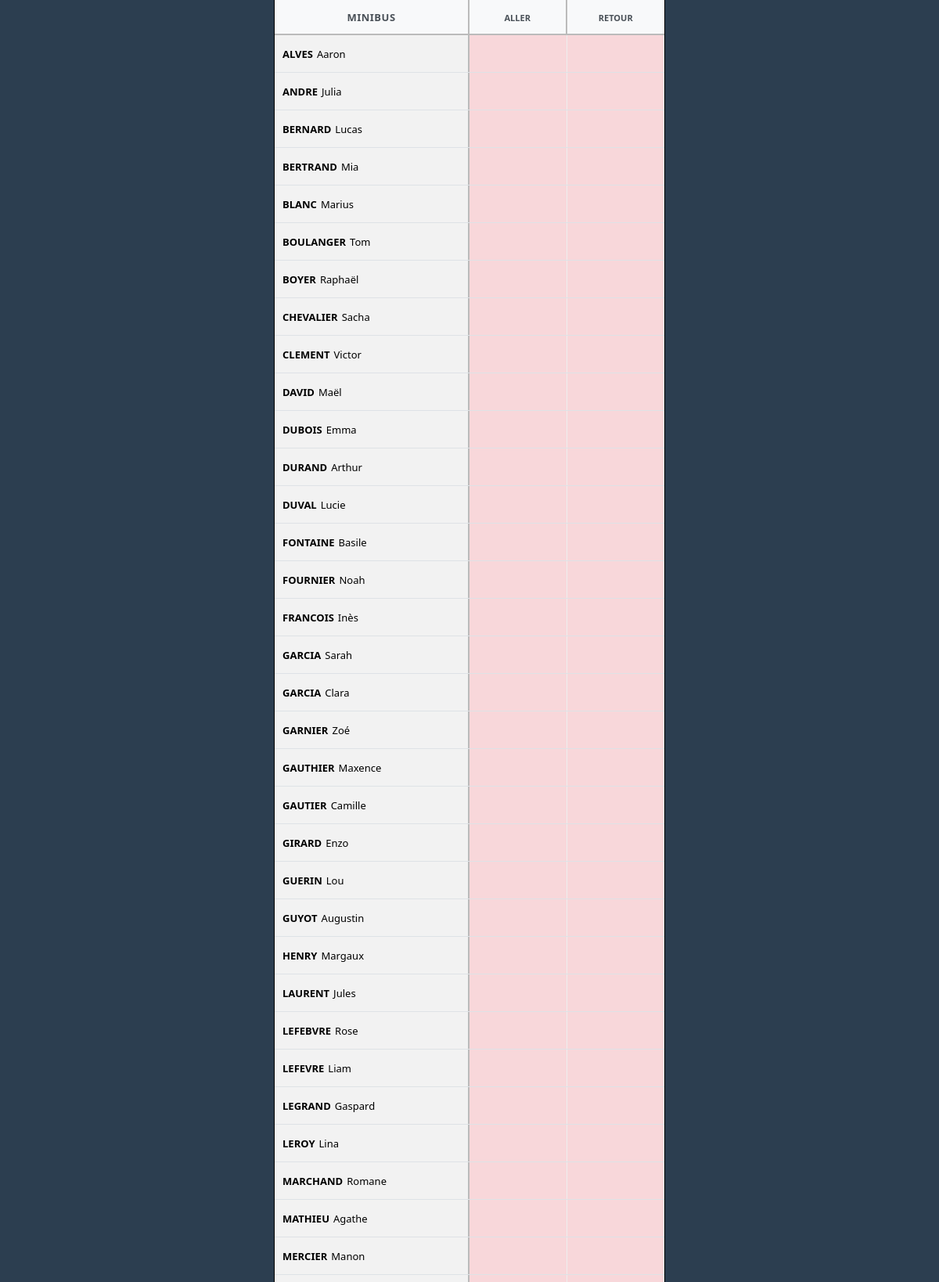
Page /bus/minibus (upper part) on the committed database.
### tables this page shows
CREATE TABLE eleves 
                        (id INTEGER PRIMARY KEY AUTOINCREMENT, 
                         nom TEXT NOT NULL, prenom TEXT NOT NULL, bus TEXT NOT NULL,
                         present_aller INTEGER DEFAULT 0,
                         present_retour INTEGER DEFAULT 0);

### app.py (the view)
@app.route('/bus/<type_bus>')
def liste_bus(type_bus):
    with sqlite3.connect(DB_PATH) as conn:
        conn.row_factory = sqlite3.Row
        eleves = conn.execute("SELECT * FROM eleves WHERE bus = ? ORDER BY nom ASC", (type_bus,)).fetchall()
    p_aller = sum(1 for e in eleves if e['present_aller'] == 1)
    p_retour = sum(1 for e in eleves if e['present_retour'] == 1)
    return render_template('index.html', eleves=eleves, bus=type_bus, total=len(eleves), p_aller=p_aller, p_retour=p_retour)

### templates/index.html (shortened to what this page needs)
<!DOCTYPE html>
<html lang="fr">
<head>
    <link rel="stylesheet" href="{{ url_for('static', filename='style.css') }}">
</head>
<body>
    <div class="app-wrapper">
        <header class="pronote-header">
            <div class="header-left">{{ bus.upper() }}</div>
            <div class="header-mid">ALLER</div>
            <div class="header-right">RETOUR</div>
        </header>
        <main class="list-area">
            {% for eleve in eleves %}
            <div class="row">
                <div class="col-name"><span class="nom">{{ eleve.nom }}</span> {{ eleve.prenom }}</div>
                <div class="col-check {{ 'is-ok' if eleve.present_aller == 1 else 'is-off' }}" onclick="location.href='/toggle/{{ eleve.id }}/{{ bus }}/1'">
                </div>
                <div class="col-check {{ 'is-ok' if eleve.present_retour == 1 else 'is-off' }}" onclick="location.href='/toggle/{{ eleve.id }}/{{ bus }}/2'">
                </div>
            </div>
            {% endfor %}
        </main>
    </div>
</body>
</html>

### static/style.css (style rules this page uses)
* { box-sizing: border-box; -webkit-tap-highlight-color: transparent; }
html, body { margin: 0; padding: 0; height: 100dvh; width: 100%; overflow: hidden; font-family: "Segoe UI", Roboto, Helvetica, Arial, sans-serif; background-color: #2c3e50; }
.app-wrapper { display: flex; flex-direction: column; height: 100dvh; max-width: 500px; margin: 0 auto; background: #ffffff; position: relative; border-left: 1px solid #000; border-right: 1px solid #000; }
.pronote-header { display: flex; height: 45px; background: #f8f9fa; border-bottom: 2px solid #bbb; flex-shrink: 0; }
.header-left { flex: 0 0 50%; line-height: 45px; text-align: center; color: #495057; font-weight: 800; border-right: 2px solid #bbb; font-size: 13px; letter-spacing: 0.5px; }
.header-mid, .header-right { flex: 0 0 25%; line-height: 45px; text-align: center; color: #495057; font-size: 11px; font-weight: 800; }
.header-mid { border-right: 2px solid #bbb; }
.list-area { flex: 1; overflow-y: auto; background: #fff; -webkit-overflow-scrolling: touch; }
.row { display: flex; min-height: 48px; border-bottom: 1px solid #dee2e6; align-items: stretch; }
.row:nth-child(even) { background-color: #fafafa; }
.col-name { flex: 0 0 50%; display: flex; align-items: center; padding: 0 10px; border-right: 2px solid #bbb; font-size: 13px; background: #f2f2f2; }
.col-check { flex: 0 0 25%; display: flex; align-items: center; justify-content: center; font-size: 20px; font-weight: bold; cursor: pointer; border-right: 1px solid #eee; }
.nom { font-weight: 800; text-transform: uppercase; color: #000; margin-right: 5px; }
.is-off { color: #721c24; background: #f8d7da; }

### rows in the picture
eleves: nom "ALVES", prenom "Aaron", present_aller 0 (drawn), present_retour 0 (drawn)
eleves: nom "ANDRE", prenom "Julia", present_aller 0 (drawn), present_retour 0 (drawn)
eleves: nom "BERNARD", prenom "Lucas", present_aller 0 (drawn), present_retour 0 (drawn)
eleves: nom "BERTRAND", prenom "Mia", present_aller 0 (drawn), present_retour 0 (drawn)
eleves: nom "BLANC", prenom "Marius", present_aller 0 (drawn), present_retour 0 (drawn)
eleves: nom "BOULANGER", prenom "Tom", present_aller 0 (drawn), present_retour 0 (drawn)
eleves: nom "BOYER", prenom "Raphaël", present_aller 0 (drawn), present_retour 0 (drawn)
eleves: nom "CHEVALIER", prenom "Sacha", present_aller 0 (drawn), present_retour 0 (drawn)
eleves: nom "CLEMENT", prenom "Victor", present_aller 0 (drawn), present_retour 0 (drawn)
eleves: nom "DAVID", prenom "Maël", present_aller 0 (drawn), present_retour 0 (drawn)
eleves: nom "DUBOIS", prenom "Emma", present_aller 0 (drawn), present_retour 0 (drawn)
eleves: nom "DURAND", prenom "Arthur", present_aller 0 (drawn), present_retour 0 (drawn)
eleves: nom "DUVAL", prenom "Lucie", present_aller 0 (drawn), present_retour 0 (drawn)
eleves: nom "FONTAINE", prenom "Basile", present_aller 0 (drawn), present_retour 0 (drawn)
eleves: nom "FOURNIER", prenom "Noah", present_aller 0 (drawn), present_retour 0 (drawn)
eleves: nom "FRANCOIS", prenom "Inès", present_aller 0 (drawn), present_retour 0 (drawn)
eleves: nom "GARCIA", prenom "Sarah", present_aller 0 (drawn), present_retour 0 (drawn)
eleves: nom "GARCIA", prenom "Clara", present_aller 0 (drawn), present_retour 0 (drawn)
eleves: nom "GARNIER", prenom "Zoé", present_aller 0 (drawn), present_retour 0 (drawn)
eleves: nom "GAUTHIER", prenom "Maxence", present_aller 0 (drawn), present_retour 0 (drawn)
eleves: nom "GAUTIER", prenom "Camille", present_aller 0 (drawn), present_retour 0 (drawn)
eleves: nom "GIRARD", prenom "Enzo", present_aller 0 (drawn), present_retour 0 (drawn)
eleves: nom "GUERIN", prenom "Lou", present_aller 0 (drawn), present_retour 0 (drawn)
eleves: nom "GUYOT", prenom "Augustin", present_aller 0 (drawn), present_retour 0 (drawn)
eleves: nom "HENRY", prenom "Margaux", present_aller 0 (drawn), present_retour 0 (drawn)
eleves: nom "LAURENT", prenom "Jules", present_aller 0 (drawn), present_retour 0 (drawn)
eleves: nom "LEFEBVRE", prenom "Rose", present_aller 0 (drawn), present_retour 0 (drawn)
eleves: nom "LEFEVRE", prenom "Liam", present_aller 0 (drawn), present_retour 0 (drawn)
eleves: nom "LEGRAND", prenom "Gaspard", present_aller 0 (drawn), present_retour 0 (drawn)
eleves: nom "LEROY", prenom "Lina", present_aller 0 (drawn), present_retour 0 (drawn)
eleves: nom "MARCHAND", prenom "Romane", present_aller 0 (drawn), present_retour 0 (drawn)
eleves: nom "MATHIEU", prenom "Agathe", present_aller 0 (drawn), present_retour 0 (drawn)
eleves: nom "MERCIER", prenom "Manon", present_aller 0 (drawn), present_retour 0 (drawn)
eleves: present_aller 0 (drawn), present_retour 0 (drawn)

### other values in the picture
{{ bus.upper() }} "MINIBUS"
